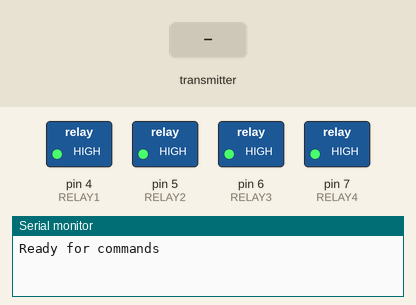
The sketch below on a simulated Arduino Uno, built with avr-gcc and run on an emulated ATmega328P. Shown: switched loads named in the sketch (green lamp = pin HIGH), the last lines printed to the serial monitor. Inputs (shaded band) come from the test bench. No radio packets arrive unless stated.

Above: at 1.2 s.
1.3 s: the transmitter starts sending message_code = 0
At 1.81 s:
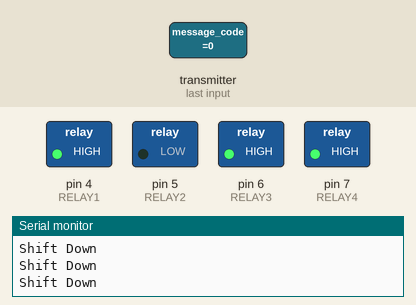
4.3 s: the transmitter starts sending message_code = 1
At 4.87 s:
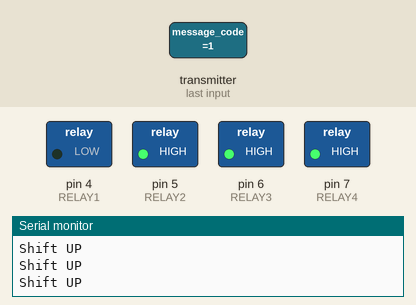
Timing chart, 0 to 7.3 s (numbered marks = the images above; inputs shaded):
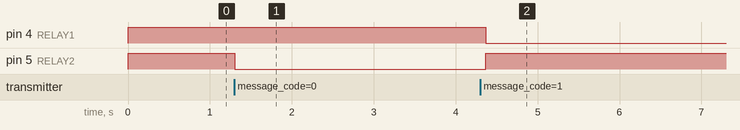

The sketch:

ReceiverRF.ino
```cpp
#include "RF24.h" // This is the RF24 library that may need to be installed through the Manage Libraries feature in the IDE.

RF24 radio(9, 10);//Create a commuications object for talking to the NRF24L01
const uint64_t send_pipe=0xB01DFACEC11;//These are just arbitrary 64bit numbers to use as pipe identifiers
const uint64_t recv_pipe=0xDEADBEEFF12;//They must be the same on both ends of the communciations

#define RELAY1 4
#define RELAY2 5
#define RELAY3 6
#define RELAY4 7

void setup()
{
  pinMode(RELAY1, INPUT_PULLUP);  //So they dont start high
  pinMode(RELAY2, INPUT_PULLUP);
  pinMode(RELAY3, INPUT_PULLUP);
  pinMode(RELAY4, INPUT_PULLUP);
  pinMode(RELAY1, OUTPUT);
  pinMode(RELAY2, OUTPUT);
  pinMode(RELAY3, OUTPUT);
  pinMode(RELAY4, OUTPUT);


  Serial.begin(9600);//Set up comm with the IDE serial monitor
  Serial.println("Ready for commands");
  radio.begin();//Start up the radio object
  radio.setPALevel(RF24_PA_LOW);//This sets the power low. This will reduce the range. RF24_PA_MAX would increase the range
  radio.setRetries(15,15);//This will improve reliability of the module if it encounters interference
  radio.openWritingPipe(send_pipe);//Thses are the reverse of the transmit code.
  radio.openReadingPipe(1,recv_pipe);
  radio.startListening();//Give the module a kick
}

void loop()
{
  unsigned long message_code=0;

  if(radio.available())//Keep checking on each loop to see if any data has come in
  {
    while(radio.available())//Loop while there is incoming data. The packets are one unsigned long in total so it shoudl only loop once
    {
      radio.read(&message_code, sizeof(unsigned long));//Stuff the incoming packet into the motor_code variable
    }
    radio.stopListening();//We have heard so now we will send an ack
    radio.write(&message_code, sizeof(unsigned long));//Turn the motor code around and send it back
    radio.startListening();//Go back to listening as this is what this mostly does

    if(message_code == 1){
      Serial.println("Shift UP");
      digitalWrite(RELAY1,0);
      delay(100);
      digitalWrite(RELAY1,1);
    }
    if(message_code == 0){
      Serial.println("Shift Down");
      digitalWrite(RELAY2,0);
      delay(100);
      digitalWrite(RELAY2,1);
    }
    if(message_code == 2){
      Serial.println("SportMode ON");
      digitalWrite(RELAY3,0);
    }
    if(message_code == 3){
      Serial.println("SportMode OFF");
      digitalWrite(RELAY3,1);
    }
  }
}
```

Measured:
- after the input at 1.3 s, pin 5 (RELAY2): HIGH → LOW at once
- after the input at 4.3 s, pin 4 (RELAY1): HIGH → LOW after 0.07 s; pin 5 (RELAY2): LOW → HIGH after 0.07 s
